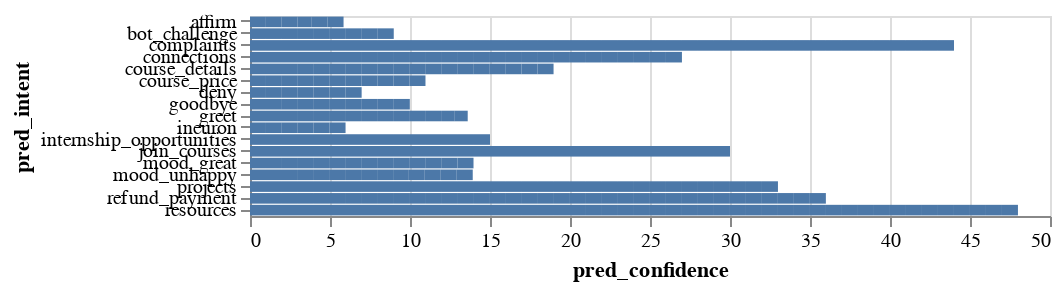

The cell this chart's notebook holds for it:
### Code cell
import altair as alt
bars = alt.Chart(df_intents).mark_bar().encode(
    x='pred_confidence:Q',
    y="pred_intent:O"
)

(bars).properties(height=100)

### Figure 1 — Vega-Lite specification as saved in the notebook (floating-point values rounded to 4 significant figures; data arrays with more than 128 entries replaced by an {"elided": "..."} marker saying what was removed)
{"config": {"view": {"continuousWidth": 400, "continuousHeight": 300}}, "data": {"name": "data-33788884a618d4d2d18aec02b8aec6bf"}, "mark": "bar", "encoding": {"x": {"field": "pred_confidence", "type": "quantitative"}, "y": {"field": "pred_intent", "type": "ordinal"}}, "height": 100, "$schema": "https://vega.github.io/schema/vega-lite/v4.17.0.json", "datasets": {"data-33788884a618d4d2d18aec02b8aec6bf": {"elided": "343 records"}}}
